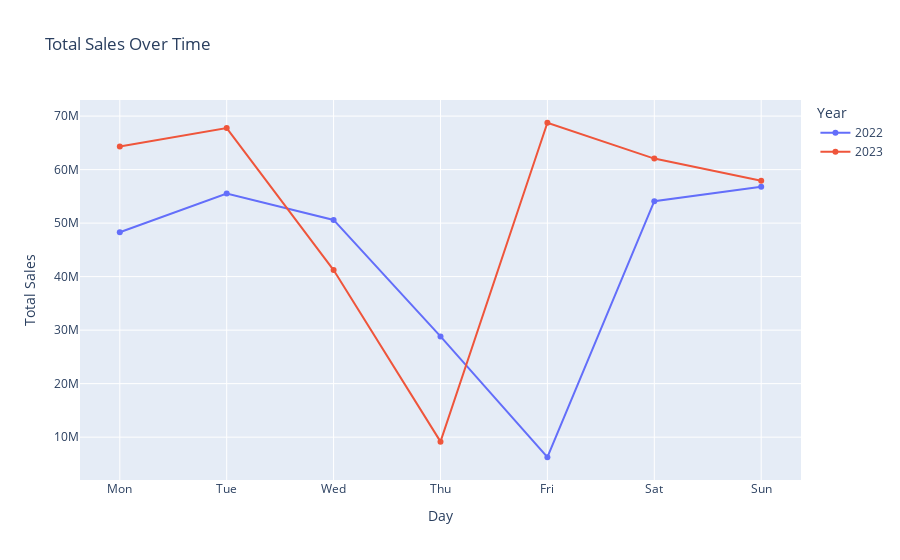

Notebook code for this chart:
### Code cell
df_grouped = df.groupby(['year', 'day']).price.agg(['count', 'sum']).reset_index()
df_grouped['day'] = pd.Categorical(df_grouped['day'], categories= list(calendar.day_name), ordered=True)
df_grouped.sort_values(['year', 'day'], inplace= True)
df_grouped.day = df_grouped.day.apply(lambda x: x[:3])

fig = px.line(
    data_frame=df_grouped,
    x='day',
    y='sum',
    color='year',
    markers= True,
    hover_data={'year': False, 'day': False, 'sum': ':.2f', 'count': True},
    labels={'sum': 'Total Sales', 'count': 'Units Sold'},
    title='Total Price Over Time'
)

fig.update_layout(
    title='Total Sales Over Time',
    xaxis_title='Day',
    yaxis_title='Total Sales',
    legend_title='Year',
    hoverlabel=dict(
        bgcolor="white",
        font_size=12,
        font_family="Arial"
    )
)

fig.update_traces(hovertemplate='<b>Total Sales</b>: $%{y}<br>'+'<b>Cars Sold</b>: %{customdata[1]}')

### Figure 1 — Plotly figure (JSON) as saved in the notebook; plotly's stock layout.template omitted (floating-point values rounded to 4 significant figures)
{"data": [{"customdata": [[2022, 1720], [2022, 1975], [2022, 1800], [2022, 1000], [2022, 210], [2022, 1960], [2022, 1980]], "hovertemplate": "<b>Total Sales</b>: $%{y}<br><b>Cars Sold</b>: %{customdata[1]}", "legendgroup": "2022", "line": {"color": "#636efa", "dash": "solid"}, "marker": {"symbol": "circle"}, "mode": "markers+lines", "name": "2022", "orientation": "v", "showlegend": true, "type": "scatter", "x": ["Mon", "Tue", "Wed", "Thu", "Fri", "Sat", "Sun"], "xaxis": "x", "y": [48283743, 55515219, 50597994, 28825571, 6243136, 54090410, 56784272], "yaxis": "y"}, {"customdata": [[2023, 2280], [2023, 2450], [2023, 1450], [2023, 330], [2023, 2441], [2023, 2210], [2023, 2100]], "hovertemplate": "<b>Total Sales</b>: $%{y}<br><b>Cars Sold</b>: %{customdata[1]}", "legendgroup": "2023", "line": {"color": "#EF553B", "dash": "solid"}, "marker": {"symbol": "circle"}, "mode": "markers+lines", "name": "2023", "orientation": "v", "showlegend": true, "type": "scatter", "x": ["Mon", "Tue", "Wed", "Thu", "Fri", "Sat", "Sun"], "xaxis": "x", "y": [64300273, 67759985, 41225303, 9157785, 68756406, 62056652, 57928716], "yaxis": "y"}], "layout": {"hoverlabel": {"bgcolor": "white", "font": {"family": "Arial", "size": 12}}, "legend": {"title": {"text": "Year"}, "tracegroupgap": 0}, "title": {"text": "Total Sales Over Time"}, "xaxis": {"anchor": "y", "domain": [0, 1], "title": {"text": "Day"}}, "yaxis": {"anchor": "x", "domain": [0, 1], "title": {"text": "Total Sales"}}}}
